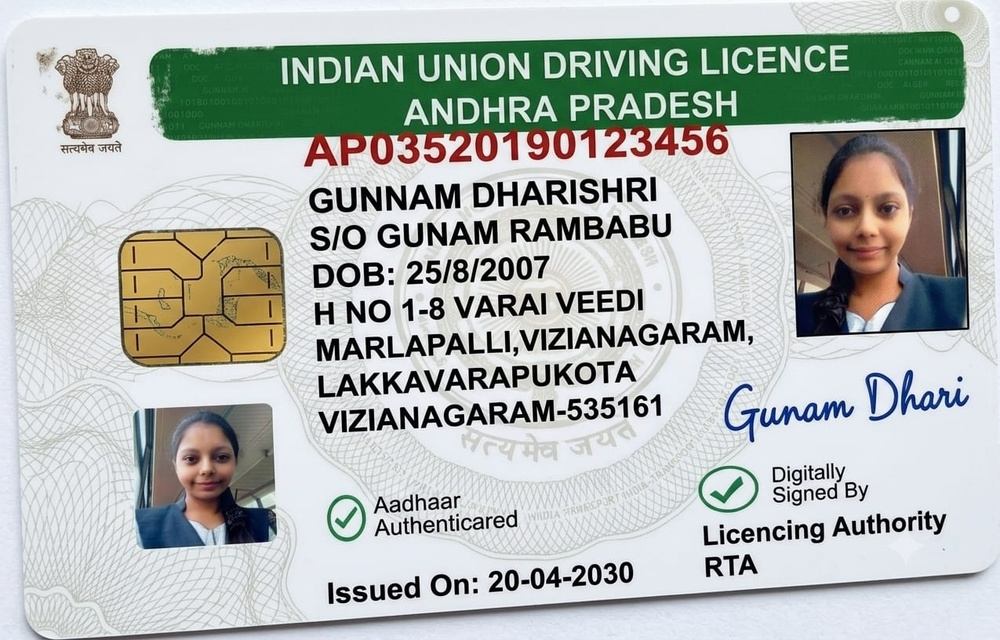
#> input picture uploadS/national_id/WhatsApp_Image_2026-09-13_at_8.32.29_PM.jpeg, 1000 x 640 px, shrunk from 1275 x 816 before the run
$ python -i national_id_forenSicS.py   (imports and definitions only)   (older library calls are emulated)
#> lines starting #> are read from the running program, lines starting #| are printed output that depends on the picture; after the words box and inside, x2 and y2 are one past the last pixel; in counts of white or black regions, pixels touching at a corner belong together
import cv2
import os


def analyze_national_id(image_path):
    """
    Prototype forensic analysis for a synthetic National ID.

    Checks basic image properties that may indicate
    possible document manipulation.

    This does NOT prove that a document is fake.
    """

    results = []

    # Check whether the image can be opened
    image = cv2.imread(image_path)
#> image is the input picture: shape (640, 1000, 3); mean B, G, R 178.8, 183.1, 177.1

    if image is None:
        results.append({
            "check": "Image Readability",
            "status": "FAIL",
            "message": "The uploaded document image could not be read."
        })

        return results

    # --------------------------------------------------
    # IMAGE QUALITY CHECK
    # --------------------------------------------------

    gray = cv2.cvtColor(image, cv2.COLOR_BGR2GRAY)
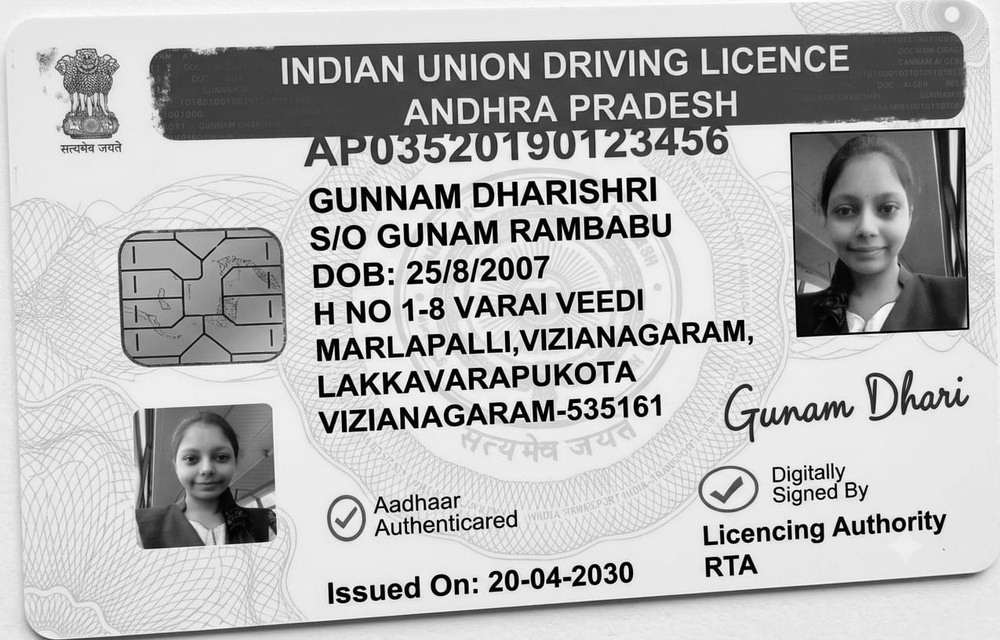
#> gray: shape (640, 1000); min 0, max 255, mean 180.8

    sharpness = cv2.Laplacian(
        gray,
        cv2.CV_64F
    ).var()
#> sharpness = 2379.9

    if sharpness < 50:

        results.append({
            "check": "Image Quality",
            "status": "REVIEW",
            "message": "The document image appears blurry or low quality."
        })

    else:

        results.append({
            "check": "Image Quality",
            "status": "PASS",
            "message": "Document image quality is sufficient for basic analysis."
        })

    # --------------------------------------------------
    # EDGE / DOCUMENT STRUCTURE CHECK
    # --------------------------------------------------

    edges = cv2.Canny(
        gray,
        100,
        200
    )
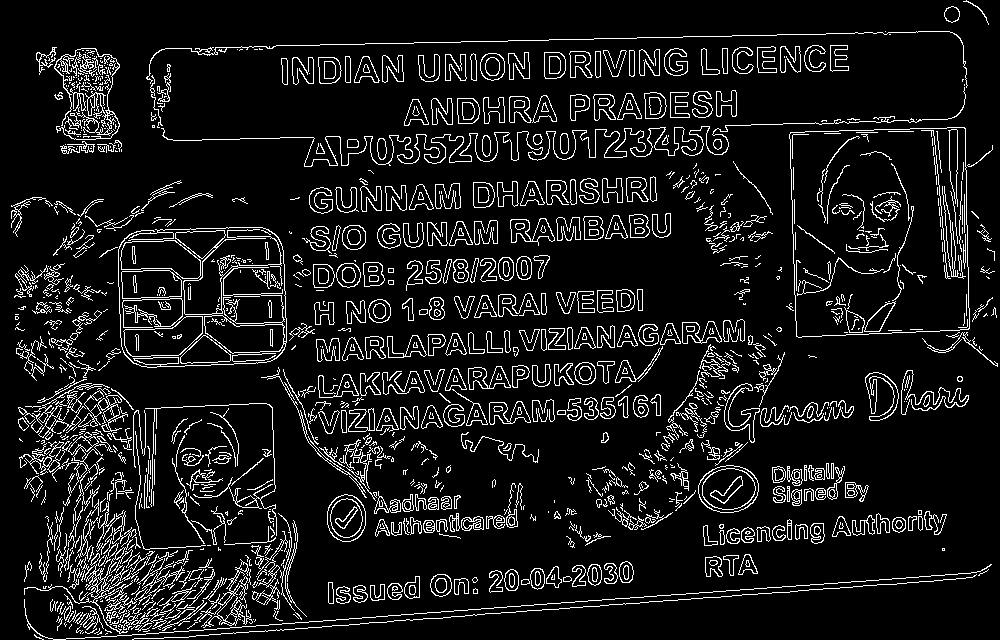
#> edges: shape (640, 1000); 9.5% white in thin lines or dots

    edge_pixels = cv2.countNonZero(edges)
#> edge_pixels = 60607

    total_pixels = edges.shape[0] * edges.shape[1]
#> total_pixels = 640000

    edge_ratio = edge_pixels / total_pixels
#> edge_ratio = 0.0947

    if edge_ratio < 0.01:

        results.append({
            "check": "Document Structure",
            "status": "REVIEW",
            "message": "Document structure could not be confidently analyzed."
        })

    else:

        results.append({
            "check": "Document Structure",
            "status": "PASS",
            "message": "Document contains detectable visual structure."
        })

    # --------------------------------------------------
    # METADATA CHECK
    # --------------------------------------------------

    file_extension = os.path.splitext(
        image_path
    )[1].lower()

    if file_extension in [".jpg", ".jpeg", ".png"]:

        results.append({
            "check": "File Format",
            "status": "PASS",
            "message": "Supported image format detected."
        })

    else:

        results.append({
            "check": "File Format",
            "status": "REVIEW",
            "message": "File format requires additional review."
        })

    # --------------------------------------------------
    # FINAL FORENSIC STATUS
    # --------------------------------------------------

    has_fail = any(
        result["status"] == "FAIL"
        for result in results
    )

    has_review = any(
        result["status"] == "REVIEW"
        for result in results
    )

    if has_fail:

        final_status = "FAIL"

        final_message = (
            "Forensic analysis could not be completed successfully."
        )

    elif has_review:

        final_status = "REVIEW"

        final_message = (
            "Some visual characteristics require officer review."
        )

    else:

        final_status = "PASS"

        final_message = (
            "Basic forensic checks completed successfully."
        )

    results.append({
        "check": "Overall Forensic Screening",
        "status": final_status,
        "message": final_message
    })

    return results

>>> result = analyze_national_id('../uploadS/national_id/WhatsApp_Image_2026-09-13_at_8.32.29_PM.jpeg')
